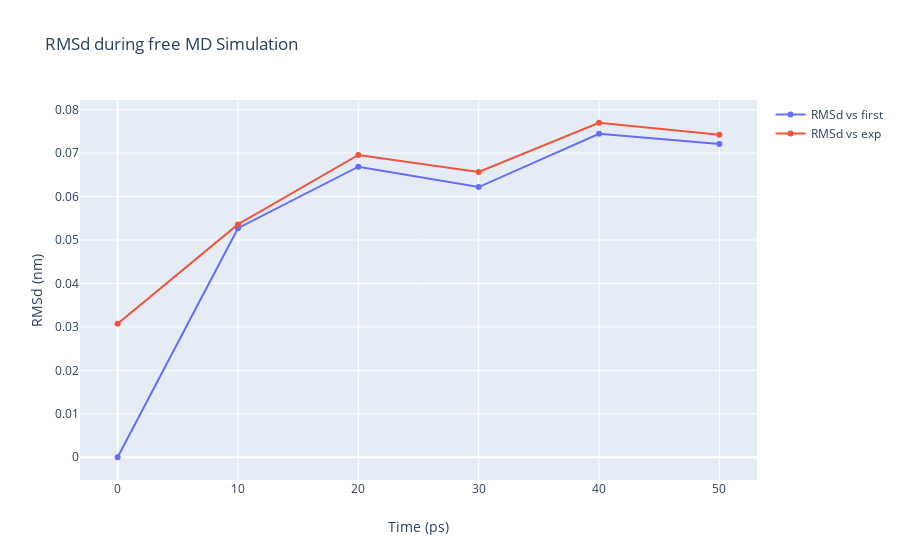

Notebook cell for this chart:
### Code cell
import plotly
import plotly.graph_objs as go

# Read RMS vs first snapshot data from file 
with open(output_rms_first,'r') as rms_first_file:
    x,y = map(
        list,
        zip(*[
            (float(line.split()[0]),float(line.split()[1]))
            for line in rms_first_file 
            if not line.startswith(("#","@")) 
        ])
    )

# Read RMS vs experimental structure data from file 
with open(output_rms_exp,'r') as rms_exp_file:
    x2,y2 = map(
        list,
        zip(*[
            (float(line.split()[0]),float(line.split()[1]))
            for line in rms_exp_file
            if not line.startswith(("#","@")) 
        ])
    )
    
trace1 = go.Scatter(
    x = x,
    y = y,
    name = 'RMSd vs first'
)

trace2 = go.Scatter(
    x = x,
    y = y2,
    name = 'RMSd vs exp'
)

data = [trace1, trace2]

plotly.offline.init_notebook_mode(connected=True)

fig = ({
    "data": data,
    "layout": go.Layout(title="RMSd during free MD Simulation",
                        xaxis=dict(title = "Time (ps)"),
                        yaxis=dict(title = "RMSd (nm)")
                       )
})

plotly.offline.iplot(fig)

### Figure 1 — Plotly figure (JSON) as saved in the notebook; plotly's stock layout.template omitted (floating-point values rounded to 4 significant figures)
{"data": [{"name": "RMSd vs first", "type": "scatter", "x": [0, 10, 20, 30, 40, 50], "y": [0, 0.05273, 0.06688, 0.06219, 0.07446, 0.07211]}, {"name": "RMSd vs exp", "type": "scatter", "x": [0, 10, 20, 30, 40, 50], "y": [0.03072, 0.0536, 0.06958, 0.06567, 0.077, 0.07424]}], "layout": {"title": {"text": "RMSd during free MD Simulation"}, "xaxis": {"title": {"text": "Time (ps)"}}, "yaxis": {"title": {"text": "RMSd (nm)"}}}}
